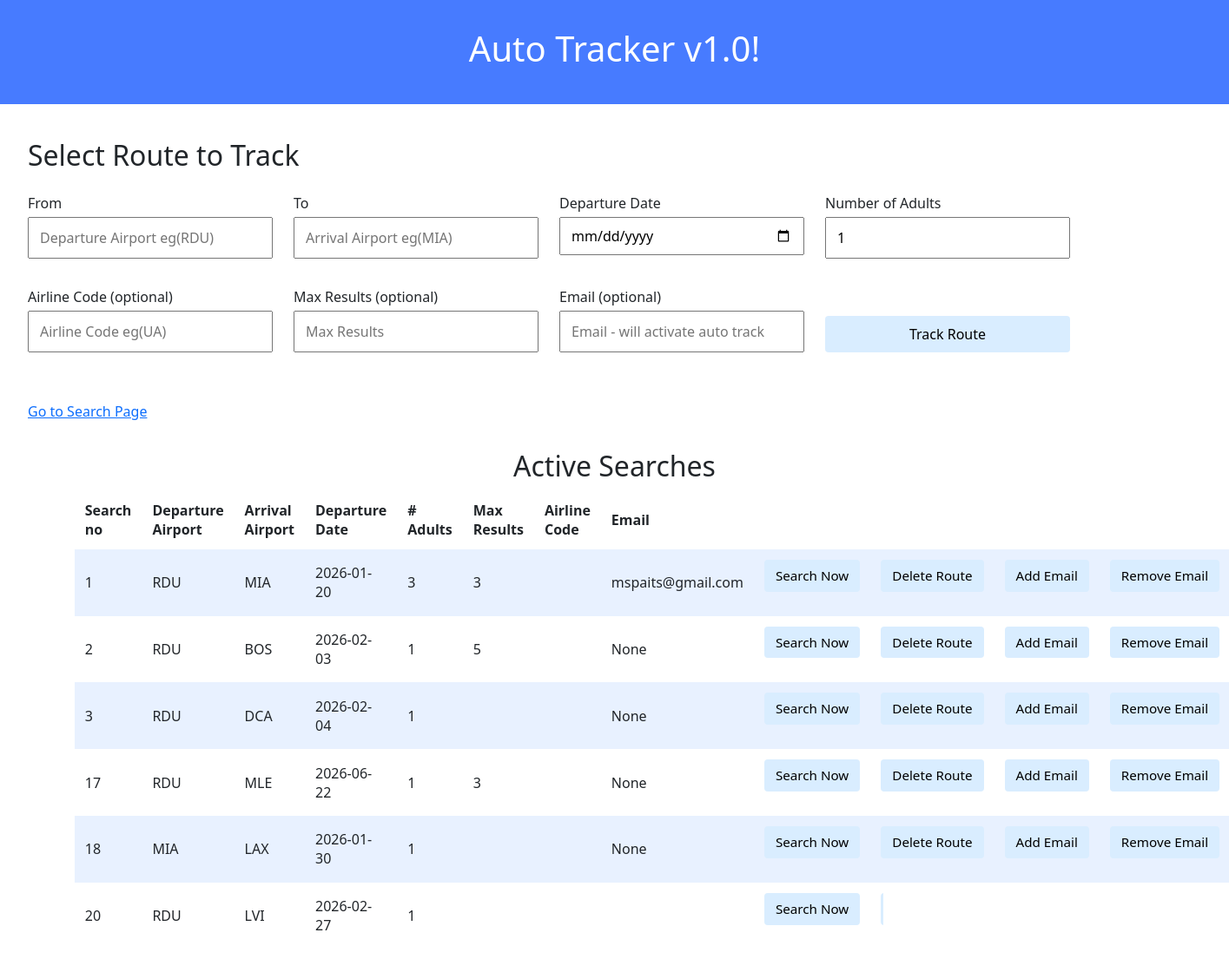
Page /autotrack on the committed database.
### tables this page shows
CREATE TABLE searches (id INTEGER PRIMARY KEY AUTOINCREMENT NOT NULL, origin TEXT NOT NULL, destination TEXT NOT NULL, date DATE NOT NULL, adults INTEGER, results INTEGER, airline TEXT, email TEXT);

### app.py (the view)
@app.route('/autotrack', methods=['GET', 'POST'])
def autotrack():
    if request.method == 'POST':
        origin = request.form.get('origin').upper()
        destination = request.form.get('destination').upper()
        departure_date = request.form.get('departure_date')
        adults = int(request.form.get('adults', 1))
        airline_code = request.form.get('airline_code')
        max_results = request.form.get('max_results')
        email = request.form.get('email')
        db = get_db()
        cur = db.cursor()
        cur.execute("INSERT INTO searches (origin, destination, date, adults, results, airline, email) VALUES (?, ?, ?, ?, ?, ?, ?)",
                    (origin, destination, departure_date, adults, max_results, airline_code, email))
        db.commit()
        return redirect('/autotrack')
    else:
        db = get_db()
        cur = db.cursor()
        cur.execute("SELECT * FROM searches")
        tracked_table = cur.fetchall()  # Fetches all rows
        return render_template('autotrack.html', tracked_table=tracked_table)

### app.py (called while the page is built)
def get_db():
    if 'db' not in g:
        DB_PATH.parent.mkdir(parents=True, exist_ok=True) # Ensures data exists
        conn = sqlite3.connect(str(DB_PATH))
        conn.row_factory = sqlite3.Row
        g.db = conn
    return g.db

### templates/autotrack.html (shortened to what this page needs)
<html lang="en">
    <head>
        <link href="https://cdn.jsdelivr.net/npm/bootstrap@5.3.8/dist/css/bootstrap.min.css" rel="stylesheet">
        <link rel="stylesheet" href="/static/styles.css">
    </head>
    <body>
        <div class="header">
            <h1>Auto Tracker v1.0!</h1>
        </div>
        <div class="section">
            <h2>Select Route to Track</h2>
            <form action="/autotrack" method="post" class="search_form">
                <div class="form-group">
                    <label for="bookFlightOriginInput">From</label>
                    <input autocomplete="off" autofocus name="origin" placeholder="Departure Airport eg(RDU)" id="bookFlightOriginInput" type="text">
                </div>
                <div class="form-group">
                    <label for="bookFlightDestinationInput">To</label>
                    <input autocomplete="off" name="destination" placeholder="Arrival Airport eg(MIA)" id="bookFlightDestinationInput" type="text">
                </div>
                <div class="form-group">
                    <label for="bookFlightDepartureDateInput">Departure Date</label>
                    <input autocomplete="off" name="departure_date" placeholder="Departure Date eg(2026-01-19)" id="bookFlightDepartureDateInput" type="date">
                </div>
                <div class="form-group">
                    <label for="bookFlightAdultsInput">Number of Adults</label>
                    <input autocomplete="off" name="adults" placeholder="Number of Adults eg(1)" id="bookFlightAdultsInput" type="number" value="1" min="1">
                </div>
                <div class="form-group">
                    <label for="bookFlightAirlineCodeInput">Airline Code (optional)</label>
                    <input autocomplete="off" name="airline_code" placeholder="Airline Code eg(UA)" id="bookFlightAirlineCodeInput" type="text">
                </div>
                <div class="form-group">
                    <label for="bookFlightMaxResultsInput">Max Results (optional)</label>
                    <input autocomplete="off" name="max_results" placeholder="Max Results" id="bookFlightMaxResultsInput" type="number">
                </div>
                <div class="form-group">
                    <label for="bookFlightEmailInput">Email (optional)</label>
                    <input autocomplete="off" name="email" placeholder="Email - will activate auto track" id="bookFlightEmailInput" type="text">
                </div>
                <div class="form-group submit">
                    <input type="submit" value="Track Route">
                </div>
            </form>
        </div>
        <div class="section">
            <a href="/">Go to Search Page</a>
        </div>
        <div class="container">
            <h2>Active Searches</h2>
            <table>
                <thead>
                    <tr>
                        <th>Search no</th>
                        <th>Departure Airport</th>
                        <th>Arrival Airport</th>
                        <th>Departure Date</th>
                        <th># Adults</th>
                        <th>Max Results</th>
                        <th>Airline Code</th>
                        <th>Email</th>
                    </tr>
                </thead>
                <tbody>
                    {% for search in tracked_table %}
                    <tr>
                        <td>{{ search.id }}</td>
                        <td>{{ search.origin }}</td>
                        <td>{{ search.destination }}</td>
                        <td>{{ search.date }}</td>
                        <td>{{ search.adults }}</td>
                        <td>{{ search.results }}</td>
                        <td>{{ search.airline }}</td>
                        <td>{{ search.email }}</td>
                        <td class="button_column">
                            <form action="/check/{{ search.id }}" method="post">
                                <input type="submit" value="Search Now">
                            </form>
                        </td>
                        <td class="button_column">
                            <form action="/delete/{{ search.id }}" method="post">
                                <input type="submit" value="Delete Route">
                            </form>
                        </td>
                        <td class="button_column">
                            <form action="/add_email/{{ search.id }}" method="post" class="add-email-form">
                                <input type="submit" value="Add Email">
                            </form>
                        </td>
                        <td class="button_column">
                            <form action="/remove_email/{{ search.id }}" method="post">
                                <input type="submit" value="Remove Email">
                            </form>
                        </td>
                    </tr>
                    {% endfor %}
                </tbody>
            </table>
        </div>
    </body>
</html>

### static/styles.css (style rules this page uses)
.header { background-color: #477bff; color: #fff; margin-bottom: 2rem; padding: 2rem 1rem; text-align: center; }
.container { margin-left: auto; margin-right: auto; padding-left: 15px; padding-right: 15px; text-align: center; width: 90%; }
.section { padding-bottom: 2rem; padding-left: 2rem; padding-right: 2rem; padding-top: 0.5rem; }
button, input[type="submit"] { background-color: #d9edff; border: 1px solid transparent; border-radius: 0.25rem; font-size: 0.95rem; font-weight: 400; line-height: 1.5; padding: 0.375rem 0.75rem; text-align: center; transition: color 0.15s ease-in-out, background-color 0.15s ease-in-out, border-color 0.15s ease-in-out, box-shadow 0.15s ease-in-out; vertical-align: middle; }
input[type="text"], input[type="number"] { line-height: 1.8; width: 25%; }
table { background-color: transparent; margin-bottom: 1rem; width: 100%; }
table th, table td { padding: 0.75rem; vertical-align: middle; }
tbody tr:nth-of-type(odd) { background-color: rgb(179, 208, 255, 0.3) }
label { display: block; margin-bottom: 0.2rem; margin-top: 1rem; margin-right: 1rem; text-align: left; width: auto; }
.search_form { display: grid; grid-template-columns: repeat(4, 1fr); gap: 1rem 1.5rem; max-width : 1200px; }
.form-group { display: flex; flex-direction: column; }
.form-group input { width: 100%; padding: 0.5rem 0.75rem; font-size: 1rem; box-sizing: border-box; }
.form-group.submit { align-self: end; }
.button_column { width: 5rem; }

### rows in the picture
searches: id "1", origin "RDU", destination "MIA", date "2026-01-20", adults "3", results "3", email "mspaits@gmail.com"
searches: id "2", origin "RDU", destination "BOS", date "2026-02-03", adults "1", results "5", email "None"
searches: id "3", origin "RDU", destination "DCA", date "2026-02-04", adults "1", email "None"
searches: id "17", origin "RDU", destination "MLE", date "2026-06-22", adults "1", results "3", email "None"
searches: id "18", origin "MIA", destination "LAX", date "2026-01-30", adults "1", email "None"
searches: id "20", origin "RDU", destination "LVI", date "2026-02-27", adults "1"
